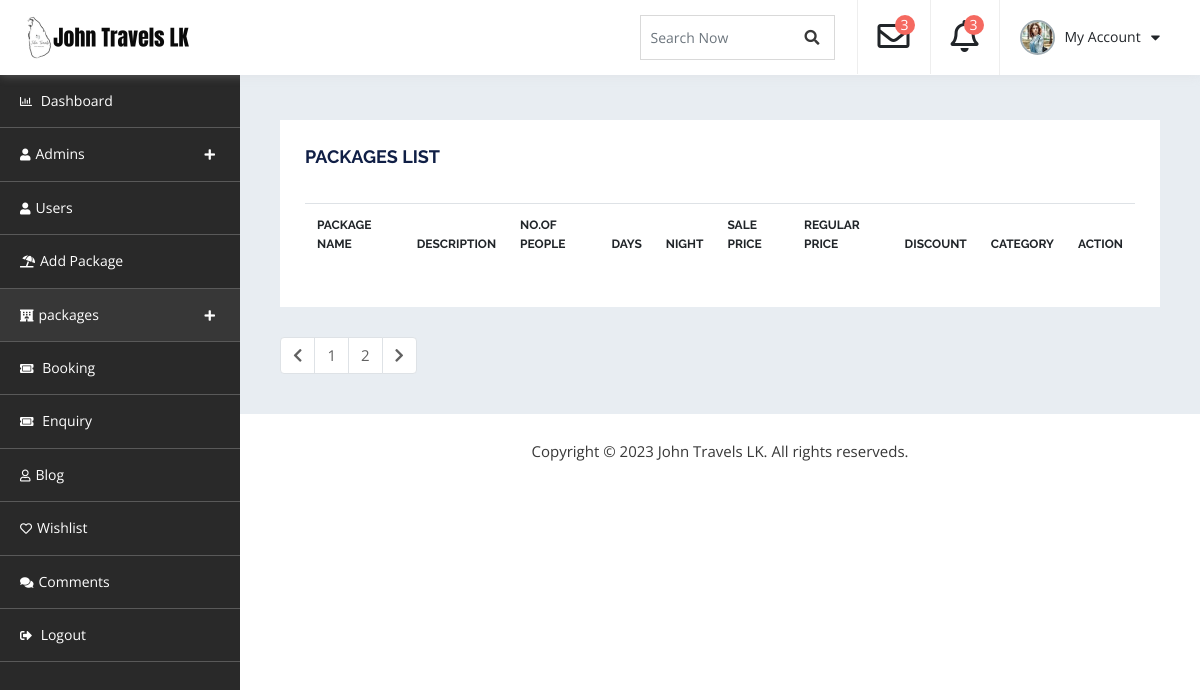
Page /admin_dashboard/A-package-view.php on the earlier database version.
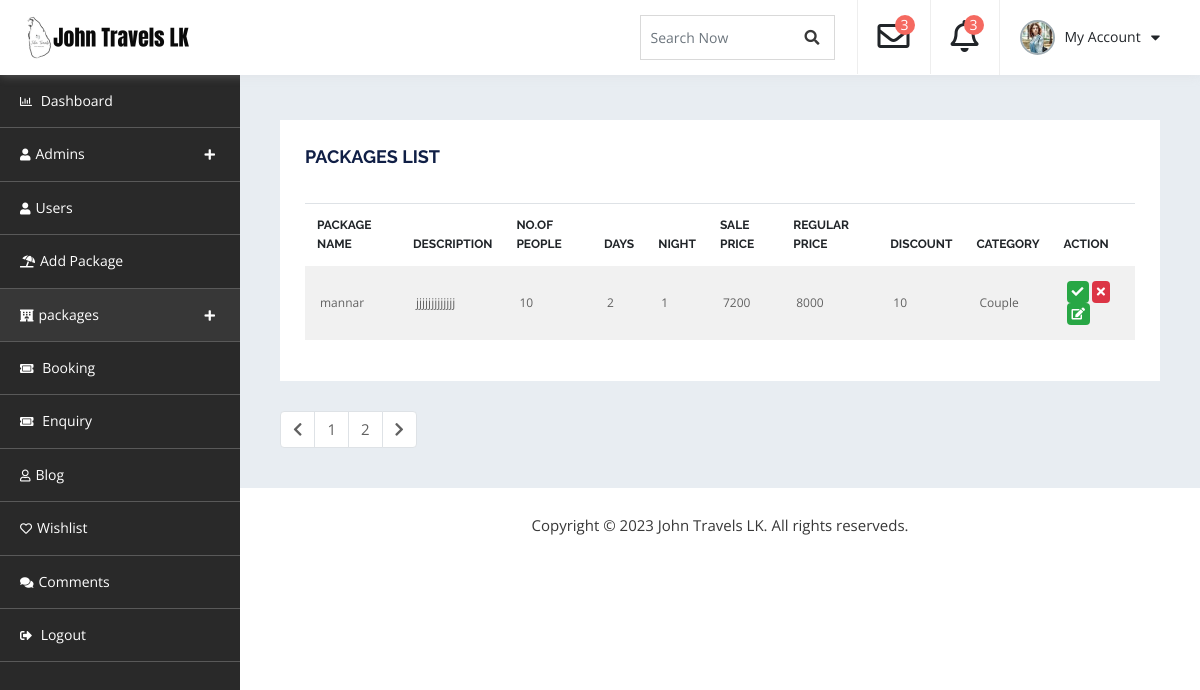
Same page on the later database version.
### tables this page shows
CREATE TABLE `package` (
  `Pack_Id` int(11) NOT NULL,
  `Pack_title` varchar(255) NOT NULL,
  `Pack_img` varchar(256) NOT NULL,
  `Description` varchar(255) NOT NULL,
  `Location` varchar(256) NOT NULL,
  `Place_one` varchar(256) NOT NULL,
  `Place_two` varchar(256) NOT NULL,
  `Place_three` varchar(256) NOT NULL,
  `Place_four` varchar(256) NOT NULL,
  `Group_size` int(11) NOT NULL,
  `Days` int(11) NOT NULL,
  `Night` int(11) NOT NULL,
  `Sale_price` int(11) NOT NULL,
  `Reqular_price` int(11) NOT NULL,
  `Discount` int(11) NOT NULL,
  `Category` varchar(255) NOT NULL,
  `Map` varchar(255) NOT NULL,
  `Api_key` varchar(255) NOT NULL,
  `Popular` varchar(255) NOT NULL,
  `Status` varchar(255) NOT NULL DEFAULT 'pending',
  `Trip_date` date NOT NULL,
  `Wish` varchar(255) NOT NULL
);

### admin_dashboard/A-package-view.php (the view, shortened to what the changed rows need)
<!doctype html>
<html lang="en">
   <head>
      <link rel="stylesheet" href="assets/css/bootstrap.min.css" media="all">
      <link rel="stylesheet" type="text/css" href="assets/css/all.min.css">
      <link rel="stylesheet" type="text/css" href="style.css">
</head>
<body>
    <div id="container-wrapper">
        <div id="dashboard" class="dashboard-container">
            <div class="dashboard-header sticky-header">
                <div class="content-left  logo-section pull-left">
                    <h1><a href="../index.php"><img src="assets/images/logo.png" alt=""></a></h1>
                </div>
            </div>
            <div class="db-info-wrap db-package-wrap">
                <div class="dashboard-box table-opp-color-box">
                    <br>
                    <div class="table-responsive">
                        <table class="table">
                            <thead>
                                <tr>
                                    <th>Package Name</th>
                                    <th>Description</th>
                                    <th>No.of people</th>
                                    <th>Days</th>
                                    <th>Night</th>
                                    <th>Sale Price</th>
                                    <th>Regular Price</th>
                                    <th>Discount</th>
                                    <th>Category</th>
                                    <th>Action</th>
                                </tr>
                            </thead>
                            <?php
                            include "db-connection.php";
                            $result = mysqli_query($conn,"SELECT * FROM package");
                            ?>
                            <tbody>
                                <?php
                            while($row = $result->fetch_assoc()) {
                                ?>
                                <tr>
                                <?php
									echo'<td>'.$row["Pack_title"].'</td>';
									echo'<td>'.$row["Description"].'</td>';
                                    echo'<td>'.$row["Group_size"].'</td>';
									echo'<td>'.$row["Days"].'</td>';
									echo'<td>'.$row["Night"].'</td>';
									echo'<td>'.$row["Sale_price"].'</td>';
                                    echo'<td>'.$row["Reqular_price"].'</td>';
									echo'<td>'.$row["Discount"].'</td>';
									echo'<td>'.$row["Category"].'</td>';
                                    ?>
                                    <td>
                                        <a href ="A-pack-active.php ?Pack_Id=<?php  echo $row["Pack_Id"]; ?> "><span class="badge badge-success"><i class="fa fa-check"></i></span></a>
                                        <a href ="A-pack-expired.php ?Pack_Id=<?php  echo $row["Pack_Id"]; ?> "><span class="badge badge-danger"><i class="fa fa-times"></i></span>
                                        <a href ="db-edit-package.php ?Pack_Id=<?php  echo $row["Pack_Id"]; ?> "><span class="badge badge-success"><i class="fa fa-edit"></i></span>
                                    </td>
                                </tr>
                                <?php
                            }
                                ?>
                            </tbody>
                        </table>
                    </div>
                </div>
            </div>
        </div>
    </div>
</body>
</html>

Differences in the rows shown:
added package: Pack_title "mannar", Description "jjjjjjjjjjjjj", Group_size "10", Days "2", Night "1", Sale_price "7200", Reqular_price "8000", Discount "10", Category "Couple"
